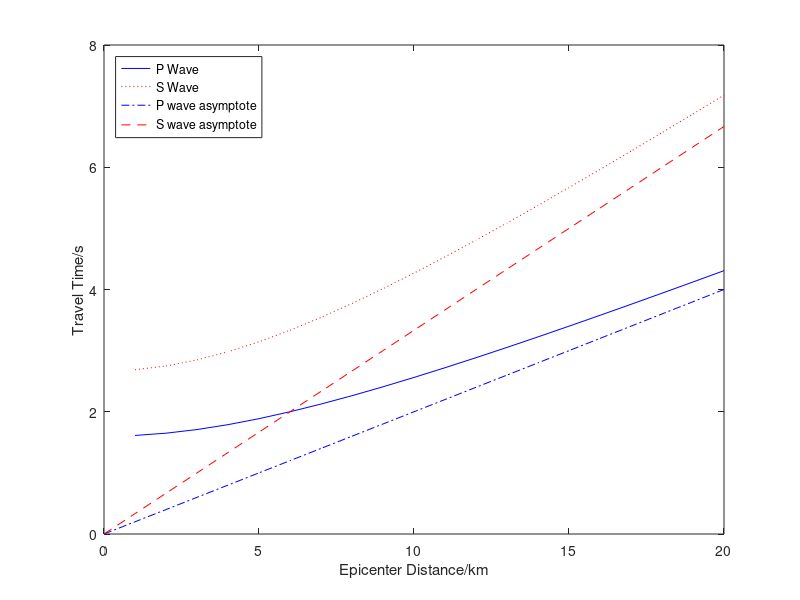

Source code (MATLAB):
%P6_5.m
h=8;vs=3;vp=5;   
x=0:1:20;   
tp=x/vp.*sqrt(1+(h./x).^2);   
ts=x/vs.*sqrt(1+(h./x).^2);   
tpa=x./vp;  
tsa=x./vs; 
plot(x,tp,'b',x,ts,'r:',x,tpa,'b-.',x,tsa,'r--')  
legend('P Wave','S Wave','P wave asymptote','S wave asymptote','location','NorthWest')
xlabel('Epicenter Distance/km')
ylabel('Travel Time/s')   
set(gca,'box','on')
print -dpng P6_5.png
